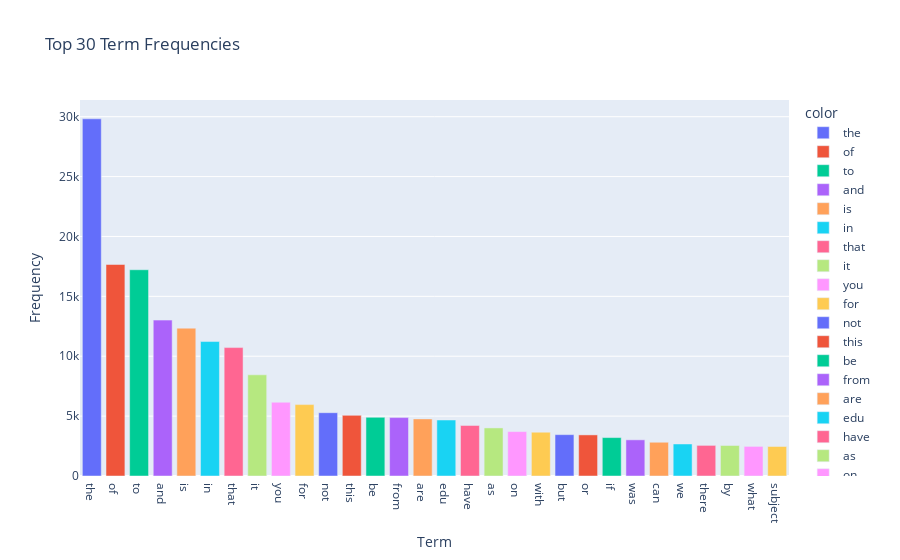

The code cell stored with this chart in its notebook:
### Code cell
labels = count_vect.get_feature_names_out()[sort_index_top_30]
value = term_frequencies[sort_index_top_30]
fig = px.bar(x=labels, y=value, color=labels, 
             title="Top 30 Term Frequencies", 
             labels={'x': 'Term', 'y':'Frequency'})
fig.show()

### Figure 1 — Plotly figure (JSON) as saved in the notebook; plotly's stock layout.template omitted (floating-point values rounded to 4 significant figures)
{"data": [{"alignmentgroup": "True", "hovertemplate": "color=the<br>Term=%{x}<br>Frequency=%{y}<extra></extra>", "legendgroup": "the", "marker": {"color": "#636efa", "pattern": {"shape": ""}}, "name": "the", "offsetgroup": "the", "orientation": "v", "showlegend": true, "textposition": "auto", "type": "bar", "x": ["the"], "xaxis": "x", "y": [29825], "yaxis": "y"}, {"alignmentgroup": "True", "hovertemplate": "color=of<br>Term=%{x}<br>Frequency=%{y}<extra></extra>", "legendgroup": "of", "marker": {"color": "#EF553B", "pattern": {"shape": ""}}, "name": "of", "offsetgroup": "of", "orientation": "v", "showlegend": true, "textposition": "auto", "type": "bar", "x": ["of"], "xaxis": "x", "y": [17660], "yaxis": "y"}, {"alignmentgroup": "True", "hovertemplate": "color=to<br>Term=%{x}<br>Frequency=%{y}<extra></extra>", "legendgroup": "to", "marker": {"color": "#00cc96", "pattern": {"shape": ""}}, "name": "to", "offsetgroup": "to", "orientation": "v", "showlegend": true, "textposition": "auto", "type": "bar", "x": ["to"], "xaxis": "x", "y": [17222], "yaxis": "y"}, {"alignmentgroup": "True", "hovertemplate": "color=and<br>Term=%{x}<br>Frequency=%{y}<extra></extra>", "legendgroup": "and", "marker": {"color": "#ab63fa", "pattern": {"shape": ""}}, "name": "and", "offsetgroup": "and", "orientation": "v", "showlegend": true, "textposition": "auto", "type": "bar", "x": ["and"], "xaxis": "x", "y": [13017], "yaxis": "y"}, {"alignmentgroup": "True", "hovertemplate": "color=is<br>Term=%{x}<br>Frequency=%{y}<extra></extra>", "legendgroup": "is", "marker": {"color": "#FFA15A", "pattern": {"shape": ""}}, "name": "is", "offsetgroup": "is", "orientation": "v", "showlegend": true, "textposition": "auto", "type": "bar", "x": ["is"], "xaxis": "x", "y": [12343], "yaxis": "y"}, {"alignmentgroup": "True", "hovertemplate": "color=in<br>Term=%{x}<br>Frequency=%{y}<extra></extra>", "legendgroup": "in", "marker": {"color": "#19d3f3", "pattern": {"shape": ""}}, "name": "in", "offsetgroup": "in", "orientation": "v", "showlegend": true, "textposition": "auto", "type": "bar", "x": ["in"], "xaxis": "x", "y": [11226], "yaxis": "y"}, {"alignmentgroup": "True", "hovertemplate": "color=that<br>Term=%{x}<br>Frequency=%{y}<extra></extra>", "legendgroup": "that", "marker": {"color": "#FF6692", "pattern": {"shape": ""}}, "name": "that", "offsetgroup": "that", "orientation": "v", "showlegend": true, "textposition": "auto", "type": "bar", "x": ["that"], "xaxis": "x", "y": [10723], "yaxis": "y"}, {"alignmentgroup": "True", "hovertemplate": "color=it<br>Term=%{x}<br>Frequency=%{y}<extra></extra>", "legendgroup": "it", "marker": {"color": "#B6E880", "pattern": {"shape": ""}}, "name": "it", "offsetgroup": "it", "orientation": "v", "showlegend": true, "textposition": "auto", "type": "bar", "x": ["it"], "xaxis": "x", "y": [8447], "yaxis": "y"}, {"alignmentgroup": "True", "hovertemplate": "color=you<br>Term=%{x}<br>Frequency=%{y}<extra></extra>", "legendgroup": "you", "marker": {"color": "#FF97FF", "pattern": {"shape": ""}}, "name": "you", "offsetgroup": "you", "orientation": "v", "showlegend": true, "textposition": "auto", "type": "bar", "x": ["you"], "xaxis": "x", "y": [6157], "yaxis": "y"}, {"alignmentgroup": "True", "hovertemplate": "color=for<br>Term=%{x}<br>Frequency=%{y}<extra></extra>", "legendgroup": "for", "marker": {"color": "#FECB52", "pattern": {"shape": ""}}, "name": "for", "offsetgroup": "for", "orientation": "v", "showlegend": true, "textposition": "auto", "type": "bar", "x": ["for"], "xaxis": "x", "y": [5962], "yaxis": "y"}, {"alignmentgroup": "True", "hovertemplate": "color=not<br>Term=%{x}<br>Frequency=%{y}<extra></extra>", "legendgroup": "not", "marker": {"color": "#636efa", "pattern": {"shape": ""}}, "name": "not", "offsetgroup": "not", "orientation": "v", "showlegend": true, "textposition": "auto", "type": "bar", "x": ["not"], "xaxis": "x", "y": [5285], "yaxis": "y"}, {"alignmentgroup": "True", "hovertemplate": "color=this<br>Term=%{x}<br>Frequency=%{y}<extra></extra>", "legendgroup": "this", "marker": {"color": "#EF553B", "pattern": {"shape": ""}}, "name": "this", "offsetgroup": "this", "orientation": "v", "showlegend": true, "textposition": "auto", "type": "bar", "x": ["this"], "xaxis": "x", "y": [5063], "yaxis": "y"}, {"alignmentgroup": "True", "hovertemplate": "color=be<br>Term=%{x}<br>Frequency=%{y}<extra></extra>", "legendgroup": "be", "marker": {"color": "#00cc96", "pattern": {"shape": ""}}, "name": "be", "offsetgroup": "be", "orientation": "v", "showlegend": true, "textposition": "auto", "type": "bar", "x": ["be"], "xaxis": "x", "y": [4898], "yaxis": "y"}, {"alignmentgroup": "True", "hovertemplate": "color=from<br>Term=%{x}<br>Frequency=%{y}<extra></extra>", "legendgroup": "from", "marker": {"color": "#ab63fa", "pattern": {"shape": ""}}, "name": "from", "offsetgroup": "from", "orientation": "v", "showlegend": true, "textposition": "auto", "type": "bar", "x": ["from"], "xaxis": "x", "y": [4877], "yaxis": "y"}, {"alignmentgroup": "True", "hovertemplate": "color=are<br>Term=%{x}<br>Frequency=%{y}<extra></extra>", "legendgroup": "are", "marker": {"color": "#FFA15A", "pattern": {"shape": ""}}, "name": "are", "offsetgroup": "are", "orientation": "v", "showlegend": true, "textposition": "auto", "type": "bar", "x": ["are"], "xaxis": "x", "y": [4769], "yaxis": "y"}, {"alignmentgroup": "True", "hovertemplate": "color=edu<br>Term=%{x}<br>Frequency=%{y}<extra></extra>", "legendgroup": "edu", "marker": {"color": "#19d3f3", "pattern": {"shape": ""}}, "name": "edu", "offsetgroup": "edu", "orientation": "v", "showlegend": true, "textposition": "auto", "type": "bar", "x": ["edu"], "xaxis": "x", "y": [4675], "yaxis": "y"}, {"alignmentgroup": "True", "hovertemplate": "color=have<br>Term=%{x}<br>Frequency=%{y}<extra></extra>", "legendgroup": "have", "marker": {"color": "#FF6692", "pattern": {"shape": ""}}, "name": "have", "offsetgroup": "have", "orientation": "v", "showlegend": true, "textposition": "auto", "type": "bar", "x": ["have"], "xaxis": "x", "y": [4218], "yaxis": "y"}, {"alignmentgroup": "True", "hovertemplate": "color=as<br>Term=%{x}<br>Frequency=%{y}<extra></extra>", "legendgroup": "as", "marker": {"color": "#B6E880", "pattern": {"shape": ""}}, "name": "as", "offsetgroup": "as", "orientation": "v", "showlegend": true, "textposition": "auto", "type": "bar", "x": ["as"], "xaxis": "x", "y": [4015], "yaxis": "y"}, {"alignmentgroup": "True", "hovertemplate": "color=on<br>Term=%{x}<br>Frequency=%{y}<extra></extra>", "legendgroup": "on", "marker": {"color": "#FF97FF", "pattern": {"shape": ""}}, "name": "on", "offsetgroup": "on", "orientation": "v", "showlegend": true, "textposition": "auto", "type": "bar", "x": ["on"], "xaxis": "x", "y": [3709], "yaxis": "y"}, {"alignmentgroup": "True", "hovertemplate": "color=with<br>Term=%{x}<br>Frequency=%{y}<extra></extra>", "legendgroup": "with", "marker": {"color": "#FECB52", "pattern": {"shape": ""}}, "name": "with", "offsetgroup": "with", "orientation": "v", "showlegend": true, "textposition": "auto", "type": "bar", "x": ["with"], "xaxis": "x", "y": [3655], "yaxis": "y"}, {"alignmentgroup": "True", "hovertemplate": "color=but<br>Term=%{x}<br>Frequency=%{y}<extra></extra>", "legendgroup": "but", "marker": {"color": "#636efa", "pattern": {"shape": ""}}, "name": "but", "offsetgroup": "but", "orientation": "v", "showlegend": true, "textposition": "auto", "type": "bar", "x": ["but"], "xaxis": "x", "y": [3453], "yaxis": "y"}, {"alignmentgroup": "True", "hovertemplate": "color=or<br>Term=%{x}<br>Frequency=%{y}<extra></extra>", "legendgroup": "or", "marker": {"color": "#EF553B", "pattern": {"shape": ""}}, "name": "or", "offsetgroup": "or", "orientation": "v", "showlegend": true, "textposition": "auto", "type": "bar", "x": ["or"], "xaxis": "x", "y": [3432], "yaxis": "y"}, {"alignmentgroup": "True", "hovertemplate": "color=if<br>Term=%{x}<br>Frequency=%{y}<extra></extra>", "legendgroup": "if", "marker": {"color": "#00cc96", "pattern": {"shape": ""}}, "name": "if", "offsetgroup": "if", "orientation": "v", "showlegend": true, "textposition": "auto", "type": "bar", "x": ["if"], "xaxis": "x", "y": [3208], "yaxis": "y"}, {"alignmentgroup": "True", "hovertemplate": "color=was<br>Term=%{x}<br>Frequency=%{y}<extra></extra>", "legendgroup": "was", "marker": {"color": "#ab63fa", "pattern": {"shape": ""}}, "name": "was", "offsetgroup": "was", "orientation": "v", "showlegend": true, "textposition": "auto", "type": "bar", "x": ["was"], "xaxis": "x", "y": [3020], "yaxis": "y"}, {"alignmentgroup": "True", "hovertemplate": "color=can<br>Term=%{x}<br>Frequency=%{y}<extra></extra>", "legendgroup": "can", "marker": {"color": "#FFA15A", "pattern": {"shape": ""}}, "name": "can", "offsetgroup": "can", "orientation": "v", "showlegend": true, "textposition": "auto", "type": "bar", "x": ["can"], "xaxis": "x", "y": [2818], "yaxis": "y"}, {"alignmentgroup": "True", "hovertemplate": "color=we<br>Term=%{x}<br>Frequency=%{y}<extra></extra>", "legendgroup": "we", "marker": {"color": "#19d3f3", "pattern": {"shape": ""}}, "name": "we", "offsetgroup": "we", "orientation": "v", "showlegend": true, "textposition": "auto", "type": "bar", "x": ["we"], "xaxis": "x", "y": [2674], "yaxis": "y"}, {"alignmentgroup": "True", "hovertemplate": "color=there<br>Term=%{x}<br>Frequency=%{y}<extra></extra>", "legendgroup": "there", "marker": {"color": "#FF6692", "pattern": {"shape": ""}}, "name": "there", "offsetgroup": "there", "orientation": "v", "showlegend": true, "textposition": "auto", "type": "bar", "x": ["there"], "xaxis": "x", "y": [2556], "yaxis": "y"}, {"alignmentgroup": "True", "hovertemplate": "color=by<br>Term=%{x}<br>Frequency=%{y}<extra></extra>", "legendgroup": "by", "marker": {"color": "#B6E880", "pattern": {"shape": ""}}, "name": "by", "offsetgroup": "by", "orientation": "v", "showlegend": true, "textposition": "auto", "type": "bar", "x": ["by"], "xaxis": "x", "y": [2548], "yaxis": "y"}, {"alignmentgroup": "True", "hovertemplate": "color=what<br>Term=%{x}<br>Frequency=%{y}<extra></extra>", "legendgroup": "what", "marker": {"color": "#FF97FF", "pattern": {"shape": ""}}, "name": "what", "offsetgroup": "what", "orientation": "v", "showlegend": true, "textposition": "auto", "type": "bar", "x": ["what"], "xaxis": "x", "y": [2472], "yaxis": "y"}, {"alignmentgroup": "True", "hovertemplate": "color=subject<br>Term=%{x}<br>Frequency=%{y}<extra></extra>", "legendgroup": "subject", "marker": {"color": "#FECB52", "pattern": {"shape": ""}}, "name": "subject", "offsetgroup": "subject", "orientation": "v", "showlegend": true, "textposition": "auto", "type": "bar", "x": ["subject"], "xaxis": "x", "y": [2464], "yaxis": "y"}], "layout": {"barmode": "relative", "legend": {"title": {"text": "color"}, "tracegroupgap": 0}, "title": {"text": "Top 30 Term Frequencies"}, "xaxis": {"anchor": "y", "domain": [0, 1], "title": {"text": "Term"}}, "yaxis": {"anchor": "x", "domain": [0, 1], "title": {"text": "Frequency"}}}}
